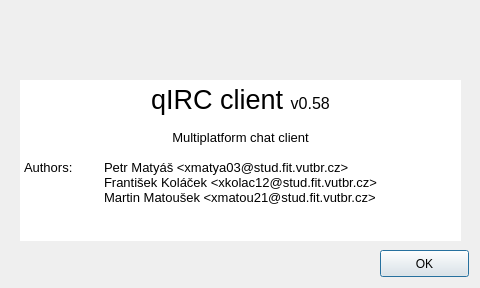
<?xml version="1.0" encoding="UTF-8"?>
<ui version="4.0">
 <class>About</class>
 <widget class="QDialog" name="About">
  <property name="geometry">
   <rect>
    <x>0</x>
    <y>0</y>
    <width>480</width>
    <height>288</height>
   </rect>
  </property>
  <property name="windowTitle">
   <string>About</string>
  </property>
  <property name="windowIcon">
   <iconset resource="client.qrc">
    <normaloff>:/images/app_icon_s.png</normaloff>:/images/app_icon_s.png</iconset>
  </property>
  <widget class="QPushButton" name="pushButton">
   <property name="geometry">
    <rect>
     <x>380</x>
     <y>250</y>
     <width>89</width>
     <height>27</height>
    </rect>
   </property>
   <property name="text">
    <string>OK</string>
   </property>
  </widget>
  <widget class="QTextBrowser" name="textBrowser">
   <property name="geometry">
    <rect>
     <x>20</x>
     <y>80</y>
     <width>441</width>
     <height>161</height>
    </rect>
   </property>
   <property name="frameShape">
    <enum>QFrame::NoFrame</enum>
   </property>
   <property name="html">
    <string>&lt;!DOCTYPE HTML PUBLIC &quot;-//W3C//DTD HTML 4.0//EN&quot; &quot;http://www.w3.org/TR/REC-html40/strict.dtd&quot;&gt;
&lt;html&gt;&lt;head&gt;&lt;meta name=&quot;qrichtext&quot; content=&quot;1&quot; /&gt;&lt;style type=&quot;text/css&quot;&gt;
p, li { white-space: pre-wrap; }
&lt;/style&gt;&lt;/head&gt;&lt;body style=&quot; font-family:'Sans'; font-size:10pt; font-weight:400; font-style:normal;&quot;&gt;
&lt;p align=&quot;center&quot; style=&quot; margin-top:0px; margin-bottom:0px; margin-left:0px; margin-right:0px; -qt-block-indent:0; text-indent:0px;&quot;&gt;&lt;span style=&quot; font-size:20pt;&quot;&gt;qIRC client &lt;/span&gt;&lt;span style=&quot; font-size:12pt;&quot;&gt;v0.58&lt;/span&gt;&lt;/p&gt;
&lt;p align=&quot;center&quot; style=&quot;-qt-paragraph-type:empty; margin-top:0px; margin-bottom:0px; margin-left:0px; margin-right:0px; -qt-block-indent:0; text-indent:0px;&quot;&gt;&lt;br /&gt;&lt;/p&gt;
&lt;p align=&quot;center&quot; style=&quot; margin-top:0px; margin-bottom:0px; margin-left:0px; margin-right:0px; -qt-block-indent:0; text-indent:0px;&quot;&gt;Multiplatform chat client&lt;/p&gt;
&lt;p style=&quot;-qt-paragraph-type:empty; margin-top:0px; margin-bottom:0px; margin-left:0px; margin-right:0px; -qt-block-indent:0; text-indent:0px;&quot;&gt;&lt;br /&gt;&lt;/p&gt;
&lt;p style=&quot; margin-top:0px; margin-bottom:0px; margin-left:0px; margin-right:0px; -qt-block-indent:0; text-indent:0px;&quot;&gt;Authors:	Petr Matyáš &amp;lt;xmatya03@stud.fit.vutbr.cz&amp;gt;&lt;/p&gt;
&lt;p style=&quot; margin-top:0px; margin-bottom:0px; margin-left:0px; margin-right:0px; -qt-block-indent:0; text-indent:0px;&quot;&gt;	František Koláček &amp;lt;xkolac12@stud.fit.vutbr.cz&amp;gt;&lt;/p&gt;
&lt;p style=&quot; margin-top:0px; margin-bottom:0px; margin-left:0px; margin-right:0px; -qt-block-indent:0; text-indent:0px;&quot;&gt;	Martin Matoušek &amp;lt;xmatou21@stud.fit.vutbr.cz&amp;gt;&lt;/p&gt;&lt;/body&gt;&lt;/html&gt;</string>
   </property>
  </widget>
  <widget class="QLabel" name="label">
   <property name="geometry">
    <rect>
     <x>200</x>
     <y>10</y>
     <width>81</width>
     <height>71</height>
    </rect>
   </property>
   <property name="text">
    <string/>
   </property>
   <property name="pixmap">
    <pixmap resource="client.qrc">:/images/app_icon.png</pixmap>
   </property>
   <property name="scaledContents">
    <bool>true</bool>
   </property>
  </widget>
 </widget>
 <resources>
  <include location="client.qrc"/>
 </resources>
 <connections/>
</ui>
